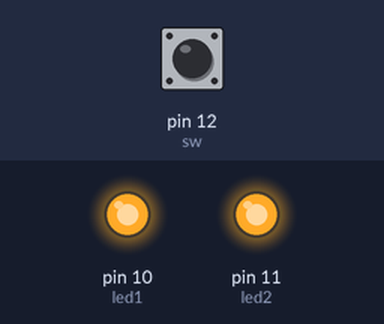
Bench run of a sketch on a simulated Arduino Uno, built with avr-gcc and run on an emulated ATmega328P. Parts: output pins drawn as LEDs (lit = HIGH). The inputs (shaded band) are chosen by the test bench; at power-on: pin 12 (sw) HIGH.

Above: at 1.2 s.
1.3 s: pin 12 (sw) pulled LOW for 0.15 s
At 1.9 s:
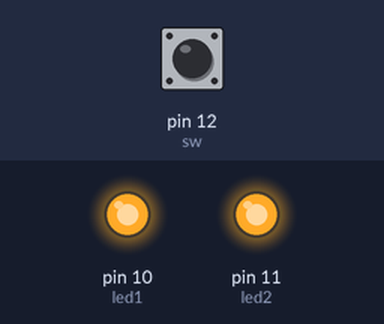
3.0 s: pin 12 (sw) pulled LOW for 1 s
At 3.8 s:
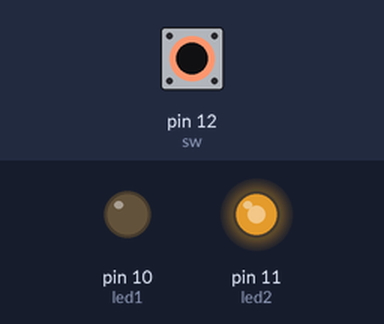
5.5 s: pin 12 (sw) pulled LOW for 3.2 s
At 8.71 s:
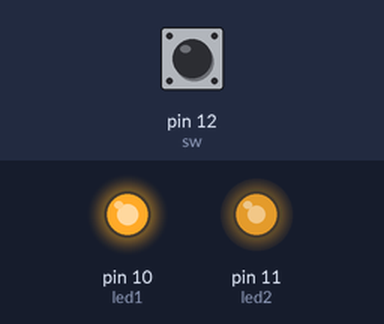
Timing chart, 0 to 10.2 s (numbered marks = the images above; inputs shaded):
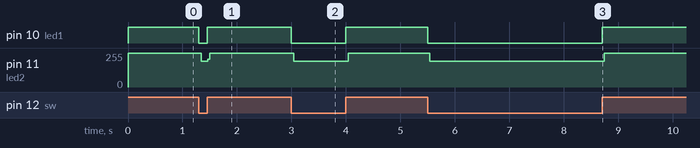

Measured:
- after the input at 1.3 s, pin 10 (led1): HIGH → LOW at once, → HIGH 0.15 s later; pin 11 (led2): 255/255 → 195/255 at once, → 255/255 0.12 s later
- after the input at 3.0 s, pin 10 (led1): HIGH → LOW at once, → HIGH 1.0 s later; pin 11 (led2): 255/255 → 195/255 at once, → 255/255 1.0 s later
- after the input at 5.5 s, pin 10 (led1): HIGH → LOW at once, → HIGH 3.2 s later; pin 11 (led2): 255/255 → 195/255 at once, → 255/255 3.2 s later

The sketch:

step1.ino
```cpp
int led1 = 10; //led1 10번핀으로 제어
int led2 = 11; //led2 11번핀으로 제어
int sw = 12; //스위치 12번핀으로 제어

void setup()  {
  pinMode(led1, OUTPUT);
  pinMode(led2, OUTPUT);
  pinMode(sw, INPUT_PULLUP); //스위치사용/sw를 인풋_풀업
}

void loop()  {
  if (digitalRead(sw) == LOW) { //스위치 눌렀을때
    digitalWrite(led1 , LOW);
    digitalWrite(led2, LOW);//led1, led2 꺼짐
  }
  else
    digitalWrite(led1 , HIGH);
  digitalWrite(led2, HIGH);
  //스위치 안누르면 led1, led2 켜짐
}
```
